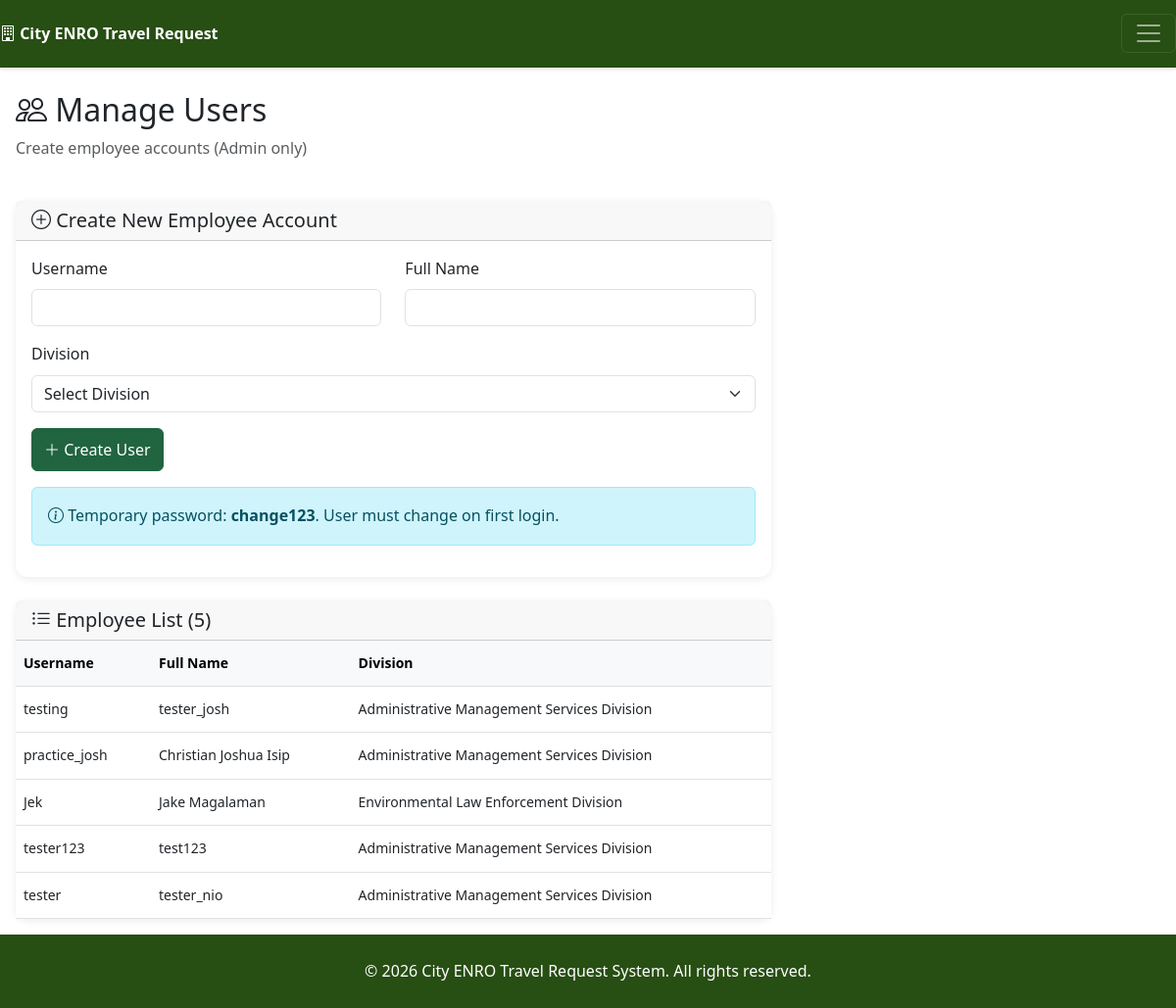
/admin/users (signed in), run on an earlier commit of the app's database.
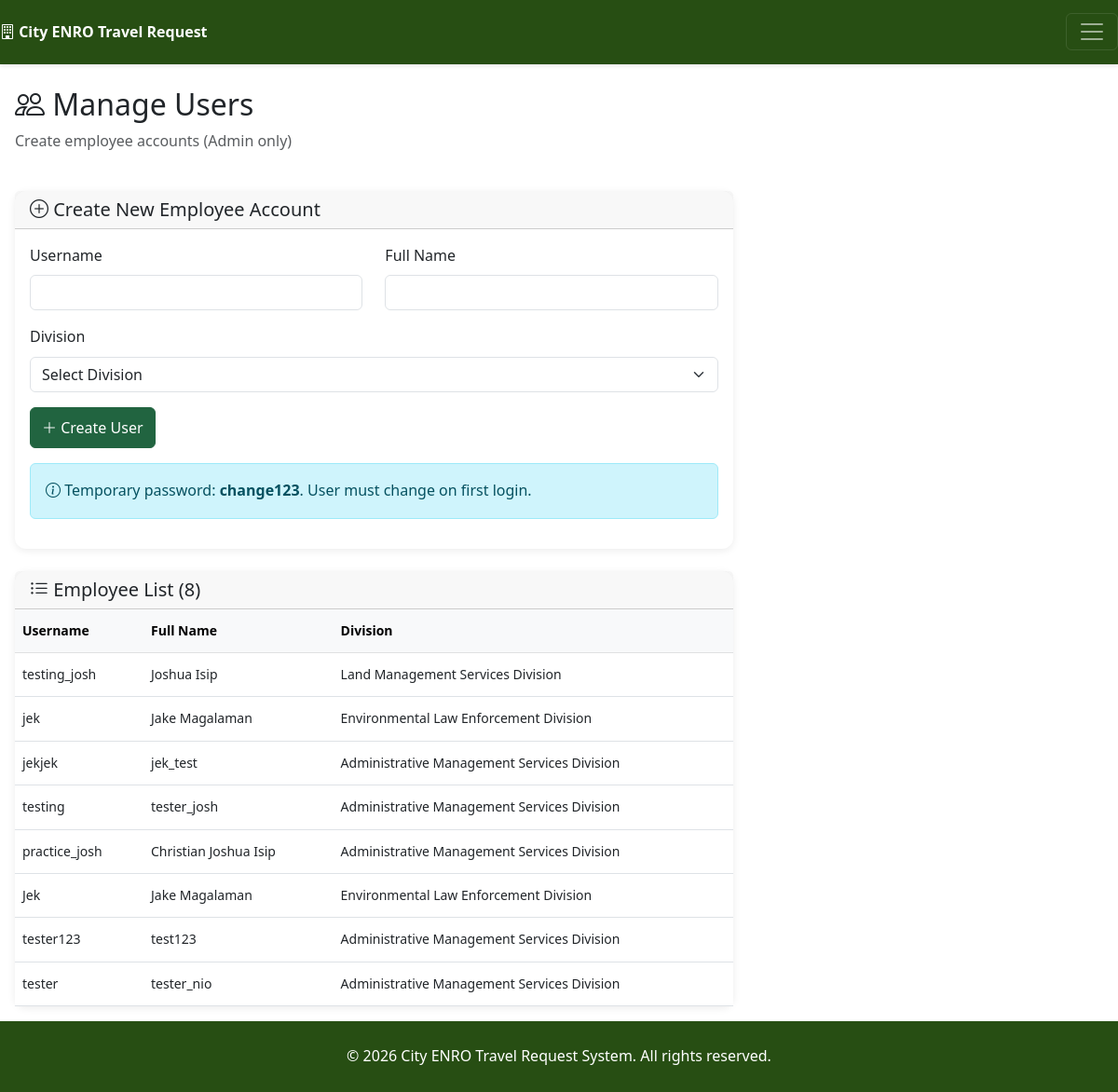
And on a later commit of the database.
### tables this page shows
CREATE TABLE users (
            id INTEGER PRIMARY KEY AUTOINCREMENT,
            username VARCHAR(50) UNIQUE NOT NULL,
            password VARCHAR(255) NOT NULL,
            role VARCHAR(50) NOT NULL,
            division_id INTEGER,
            full_name VARCHAR(100) NOT NULL,
            created_at TIMESTAMP DEFAULT CURRENT_TIMESTAMP,
            FOREIGN KEY (division_id) REFERENCES divisions(id)
        );

CREATE TABLE divisions (
            id INTEGER PRIMARY KEY AUTOINCREMENT,
            name VARCHAR(100) NOT NULL
        );

### routes/main.py (the view, shortened to what this page needs)
@main_bp.route('/admin/users', methods=['GET', 'POST'])
def admin_users():
    if 'user_id' not in session or session.get('role') != 'admin':
        flash('Admin access required', 'danger')
        return redirect(url_for('main.dashboard'))
    from flask_bcrypt import Bcrypt
    bcrypt = Bcrypt()
    db_type = getattr(Config, 'DATABASE_TYPE', 'sqlite')
    try:
        conn = get_db_connection()
        cursor = conn.cursor()
        if db_type == 'sqlite':
            cursor.execute("""
                SELECT u.*, d.name as division_name
                FROM users u
                LEFT JOIN divisions d ON u.division_id = d.id
                WHERE u.role = 'employee'
                ORDER BY u.created_at DESC
            """)
            rows = cursor.fetchall()
            users = [dict_from_row(row) for row in rows]
            cursor.execute("SELECT * FROM divisions ORDER BY name")
            rows = cursor.fetchall()
            divisions = [dict_from_row(row) for row in rows]
        conn.close()
    except:
        users = []
        divisions = []
    return render_template('admin/users.html', users=users, divisions=divisions)

### routes/main.py (called while the page is built, shortened)
def get_db_connection():
    db_type = getattr(Config, 'DATABASE_TYPE', 'sqlite')
    if db_type == 'sqlite':
        conn = sqlite3.connect(Config.SQLITE_DATABASE)
        conn.row_factory = sqlite3.Row
        return conn

def dict_from_row(row):
    if row is None:
        return None
    return dict(zip(row.keys(), row))

### templates/admin/users.html (shortened to what this page needs)
{% extends "base.html" %}
{% block content %}
<div class="row mb-4">
    <div class="col-md-8">
        <h2><i class="bi bi-people"></i> Manage Users</h2>
        <p class="text-muted">Create employee accounts (Admin only)</p>
    </div>
</div>
<div class="row">
    <div class="col-md-8">
        <div class="card mb-4">
            <div class="card-header">
                <h5 class="mb-0"><i class="bi bi-plus-circle"></i> Create New Employee Account</h5>
            </div>
            <div class="card-body">
                <form method="POST" action="{{ url_for('main.admin_users') }}">
                    <div class="row">
                        <div class="col-md-6 mb-3">
                            <label for="username" class="form-label">Username</label>
                            <input type="text" class="form-control" id="username" name="username" required>
                        </div>
                        <div class="col-md-6 mb-3">
                            <label for="full_name" class="form-label">Full Name</label>
                            <input type="text" class="form-control" id="full_name" name="full_name" required>
                        </div>
                    </div>
                    <div class="mb-3">
                        <label for="division_id" class="form-label">Division</label>
                        <select class="form-select" id="division_id" name="division_id" required>
                            <option value="">Select Division</option>
                        </select>
                    </div>
                    <button type="submit" name="action" value="create" class="btn btn-primary">
                        <i class="bi bi-plus-lg"></i> Create User
                    </button>
                </form>
                <div class="alert alert-info mt-3">
                    <i class="bi bi-info-circle"></i>
                    Temporary password: <strong>change123</strong>. User must change on first login.
                </div>
            </div>
        </div>
        <div class="card">
            <div class="card-header">
                <h5 class="mb-0"><i class="bi bi-list-ul"></i> Employee List ({{ users|length }})</h5>
            </div>
            <div class="card-body p-0">
                {% if users %}
                <div class="table-responsive">
                    <table class="table table-hover mb-0">
                        <thead class="table-light">
                            <tr>
                                <th>Username</th>
                                <th>Full Name</th>
                                <th>Division</th>
                            </tr>
                        </thead>
                        <tbody>
                            {% for user in users %}
                            <tr>
                                <td>{{ user.username }}</td>
                                <td>{{ user.full_name }}</td>
                                <td>{{ user.division_name or '-' }}</td>
                            </tr>
                            {% endfor %}
                        </tbody>
                    </table>
                </div>
                {% else %}
                <div class="text-center py-5">
                    <i class="bi bi-people" style="font-size: 3rem; color: #ccc;"></i>
                    <p class="mt-3 text-muted">No employees found. Create some above.</p>
                </div>
                {% endif %}
            </div>
        </div>
    </div>
</div>
{% endblock %}

### templates/base.html (shortened to what this page needs)
<!DOCTYPE html>
<html lang="en">
<head>
    <link href="https://cdn.jsdelivr.net/npm/bootstrap@5.3.0/dist/css/bootstrap.min.css" rel="stylesheet">
    <link rel="stylesheet" href="https://cdn.jsdelivr.net/npm/bootstrap-icons@1.11.0/font/bootstrap-icons.css">
</head>
<body>
    <div class="main-wrapper">
        {% include '_navbar.html' %}
<div class="container-fluid wide-container">
            {% block content %}{% endblock %}
        </div>
    </div>
</body>
<footer>
    {% include "_footer.html" %}
</footer>
</html>

### templates/_navbar.html (shortened to what this page needs)
<nav class="navbar navbar-expand-xxl navbar-dark mb-4 ">
    <div class="container-fluid">
        <a class="navbar-brand" href="{{ url_for('main.dashboard') }}">
            <i class="bi bi-building"></i> City ENRO Travel Request
        </a>
        <button class="navbar-toggler" type="button" data-bs-toggle="collapse" data-bs-target="#navbarNav">
            <span class="navbar-toggler-icon"></span>
        </button>
    </div>
</nav>

### templates/_footer.html
<footer class="footer mt-auto">
<div class="container-fluid text-center px-3 px-md-5">
        <p class="mb-0">&copy; 2026 City ENRO Travel Request System. All rights reserved.</p>
    </div>
</footer>

### templates/base.html (style rules this page uses)
:root { --primary-color: #274e13; --accent-color: #216440; --success-color: #38a169; --warning-color: #d69e2e; --danger-color: #e53e3e; --light-bg: #3f6342; }
body { background-image: url('/static/img/nd%20CREDIT%20John%20Christian%20Yayen_CNCH%20%2B%20Honday%20Bay-blue%20filter.jpg'); background-size: cover; background-position: flex; background-repeat: no-repeat; background-attachment: fixed; min-height: 100vh; display: flex; flex-direction: column; font-size: clamp(0.875rem, 1rem, 1.125rem); line-height: 1.6; margin: 0; padding: 0; }
.main-wrapper { flex: 1; display: flex; flex-direction: column; }
.navbar { background-color: var(--primary-color) !important; box-shadow: 0 2px 4px rgba(0,0,0,0.1); padding: 0.9rem 0; }
.navbar-brand { font-weight: 600; color: #fff !important; }
.card { border: none; border-radius: 10px; box-shadow: 0 2px 8px rgba(0,0,0,0.08); transition: transform 0.2s, box-shadow 0.2s; }
.btn-primary { background-color: var(--accent-color); border-color: var(--accent-color); }
.footer { background-color: var(--primary-color); color: white; position: relative; left: 0; bottom: 0; width: 100vw; margin-left: calc(50% - 50vw); text-align: center; padding: clamp(15px, 3vw, 25px) clamp(1rem, 5vw, 3rem); box-sizing: border-box; }
h2 { font-size: clamp(1.25rem, 3.5vw, 2rem); }
h4, h5, h6 { font-size: clamp(1rem, 2.5vw, 1.25rem); }
.wide-container { max-width: 1600px; margin: 0 auto; padding-left: clamp(1rem, 5vw, 3rem); padding-right: clamp(1rem, 5vw, 3rem); }
.container-fluid { padding-left: 0; padding-right: 0; }
.btn { font-size: clamp(0.875rem, 2.5vw, 1rem); min-height: clamp(37px, 10vw, 43px); }
.table { font-size: clamp(0.75rem, 2vw, 0.875rem); }
.card { margin-bottom: 1rem; border-radius: 0.75rem; }
.btn { min-height: 44px; font-size: 16px; }
.navbar-brand { font-size: 1rem; }
table { font-size: 0.875rem; }
.table th, .table td { padding: 0.75rem 0.5rem; white-space: nowrap; min-width: 80px; }
html { overflow-y: scroll !important; }

### templates/admin/users.html (style rules this page uses)
.wide-container { display: flex; flex-direction: column; min-width: 60%; max-width: auto; margin: 0 auto; padding-left: 1rem; padding-right: 1rem; }

What changed in the data, as far as the page shows it:
added users: username "testing_josh", full_name "Joshua Isip", name "Land Management Services Division"
added users: username "jek", full_name "Jake Magalaman", name "Environmental Law Enforcement Division"
added users: username "jekjek", full_name "jek_test", name "Administrative Management Services Division"
Also different on the page:
{{ users|length }}: "5" → "8"
